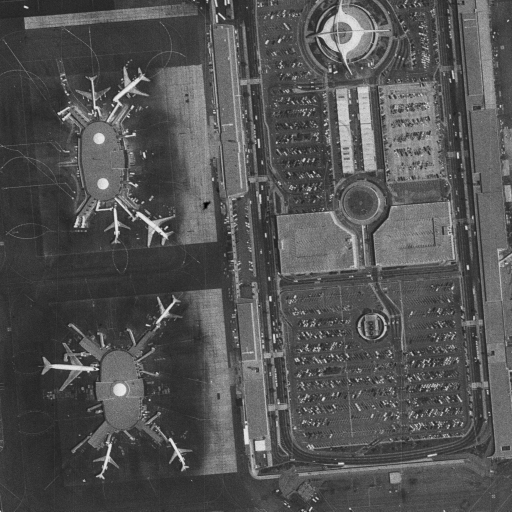
%> input picture projTest1/Images/5.3.02.tiff, 1024 x 1024 px (shown at 1/2 size)
$ octave thresholdImages.m   (GNU Octave 9; MATLAB toolbox functions it lacks are replaced by stand-ins)
%> lines starting %> are read from the running program, lines starting %| are printed output that depends on the picture; in (x1, y1, x2, y2) boxes, pixels count from 0 and x2, y2 are one past the last pixel; in counts of white or black regions, pixels touching at a corner belong together; the program's own positions count from 1
% converts images from grayscale
% to binary using matlab's
% thresholding function.

s_dir = pwd;
cd Images;

Y = imread('5.3.02.tiff', 'tiff');
%> Y is the input picture: size 1024x1024 uint8; min 0, max 240, mean 83
Y = Y(:,:,1);
X = imread('target_A1v.tiff', 'tiff');
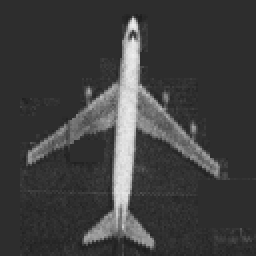
%> input picture projTest1/Images/target_A1v.tiff, 128 x 128 px (shown 2 times larger)
X = X(:,:,1);
%> X: size 128x128 uint8

% threshold both images
%X = im2bw(X, 0.5);
%Y = im2bw(Y, 0.5); % corr > 0.05 && corr > 0.2
X = im2bw(X, 0.35); % corr > ? && corr > ?
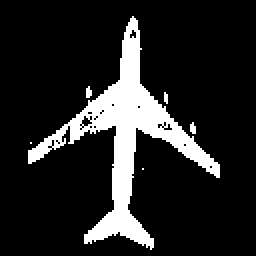
%> X: size 128x128 logical (shown 2 times larger); 14.4% white; 6 white regions (5 under 20 px), largest, box (x1, y1, x2, y2) and area: (14, 8, 110, 125) 2316
Y = im2bw(Y, 0.45);
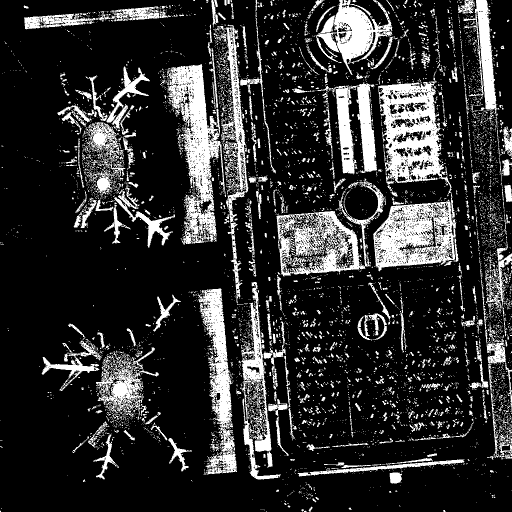
%> Y: size 1024x1024 logical (shown at 1/2 size); 18.9% white; 5845 white regions (5289 under 20 px), largest, box (x1, y1, x2, y2) and area: (334, 128, 452, 489) 17268, (756, 162, 910, 437) 16060, (746, 403, 913, 543) 14098

%imwrite(Y, '5.03.02.bmp');
%imwrite(X, 'target_A1v.bmp');
cd(s_dir);
X1 = imresize(X,0.4);
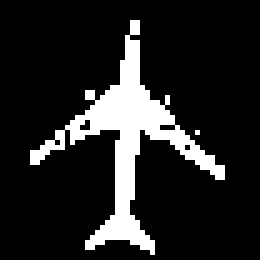
%> X1: size 52x52 logical (shown 5 times larger); 14.1% white; 2 white regions (1 under 20 px), largest, box (x1, y1, x2, y2) and area: (6, 4, 45, 51) 380
figure, imshow(Y);
figure, imshow(X);
figure, imshow(X1);
size(Y)
%> ans = [1024 1024]
size(X)
%> ans = [128 128]
size(X1)
%> ans = [52 52]
